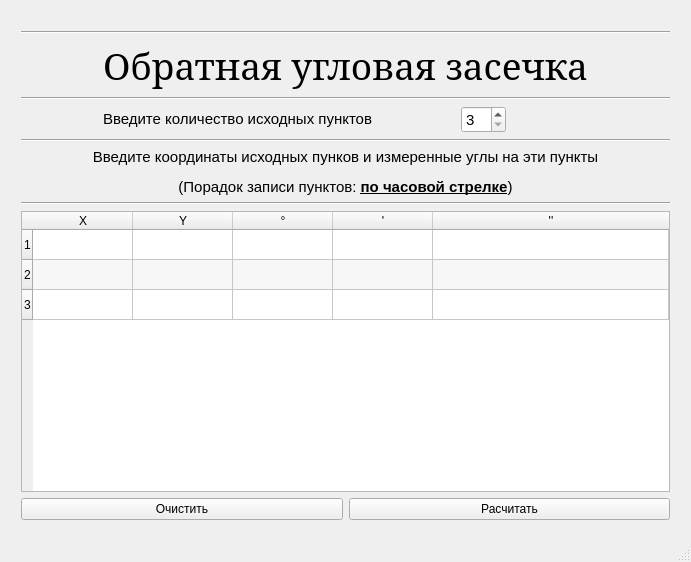
<?xml version="1.0" encoding="UTF-8"?>
<ui version="4.0">
 <class>QtRAI</class>
 <widget class="QMainWindow" name="QtRAI">
  <property name="geometry">
   <rect>
    <x>0</x>
    <y>0</y>
    <width>691</width>
    <height>562</height>
   </rect>
  </property>
  <property name="minimumSize">
   <size>
    <width>691</width>
    <height>562</height>
   </size>
  </property>
  <property name="maximumSize">
   <size>
    <width>691</width>
    <height>562</height>
   </size>
  </property>
  <property name="windowTitle">
   <string>QtReverseAngledSerif</string>
  </property>
  <widget class="QWidget" name="centralWidget">
   <widget class="QWidget" name="layoutWidget">
    <property name="geometry">
     <rect>
      <x>10</x>
      <y>20</y>
      <width>671</width>
      <height>511</height>
     </rect>
    </property>
    <layout class="QVBoxLayout" name="verticalLayout">
     <item>
      <widget class="Line" name="line">
       <property name="orientation">
        <enum>Qt::Horizontal</enum>
       </property>
      </widget>
     </item>
     <item>
      <widget class="QLabel" name="label_3">
       <property name="font">
        <font>
         <family>Garamond</family>
         <pointsize>28</pointsize>
         <weight>50</weight>
         <bold>false</bold>
         <stylestrategy>PreferDefault</stylestrategy>
        </font>
       </property>
       <property name="text">
        <string>&lt;html&gt;&lt;head/&gt;&lt;body&gt;&lt;p align=&quot;center&quot;&gt;Обратная угловая засечка&lt;/p&gt;&lt;/body&gt;&lt;/html&gt;</string>
       </property>
      </widget>
     </item>
     <item>
      <widget class="Line" name="line_2">
       <property name="orientation">
        <enum>Qt::Horizontal</enum>
       </property>
      </widget>
     </item>
     <item>
      <layout class="QHBoxLayout" name="horizontalLayout_2">
       <item>
        <spacer name="horizontalSpacer_3">
         <property name="orientation">
          <enum>Qt::Horizontal</enum>
         </property>
         <property name="sizeHint" stdset="0">
          <size>
           <width>40</width>
           <height>20</height>
          </size>
         </property>
        </spacer>
       </item>
       <item>
        <widget class="QLabel" name="label">
         <property name="font">
          <font>
           <pointsize>11</pointsize>
          </font>
         </property>
         <property name="text">
          <string>&lt;html&gt;&lt;head/&gt;&lt;body&gt;&lt;p&gt;Введите количество исходных пунктов&lt;/p&gt;&lt;/body&gt;&lt;/html&gt;</string>
         </property>
        </widget>
       </item>
       <item>
        <spacer name="horizontalSpacer_2">
         <property name="orientation">
          <enum>Qt::Horizontal</enum>
         </property>
         <property name="sizeHint" stdset="0">
          <size>
           <width>40</width>
           <height>20</height>
          </size>
         </property>
        </spacer>
       </item>
       <item>
        <widget class="QSpinBox" name="spinBox_N">
         <property name="sizePolicy">
          <sizepolicy hsizetype="Minimum" vsizetype="Fixed">
           <horstretch>0</horstretch>
           <verstretch>0</verstretch>
          </sizepolicy>
         </property>
         <property name="font">
          <font>
           <pointsize>11</pointsize>
          </font>
         </property>
         <property name="minimum">
          <number>3</number>
         </property>
         <property name="value">
          <number>3</number>
         </property>
        </widget>
       </item>
       <item>
        <spacer name="horizontalSpacer_4">
         <property name="orientation">
          <enum>Qt::Horizontal</enum>
         </property>
         <property name="sizeHint" stdset="0">
          <size>
           <width>40</width>
           <height>20</height>
          </size>
         </property>
        </spacer>
       </item>
       <item>
        <spacer name="horizontalSpacer">
         <property name="orientation">
          <enum>Qt::Horizontal</enum>
         </property>
         <property name="sizeHint" stdset="0">
          <size>
           <width>40</width>
           <height>20</height>
          </size>
         </property>
        </spacer>
       </item>
      </layout>
     </item>
     <item>
      <widget class="Line" name="line_3">
       <property name="orientation">
        <enum>Qt::Horizontal</enum>
       </property>
      </widget>
     </item>
     <item>
      <widget class="QLabel" name="label_2">
       <property name="font">
        <font>
         <pointsize>11</pointsize>
        </font>
       </property>
       <property name="text">
        <string>&lt;html&gt;&lt;head/&gt;&lt;body&gt;&lt;p align=&quot;center&quot;&gt;Введите координаты исходных пунков и измеренные углы на эти пункты&lt;/p&gt;&lt;p align=&quot;center&quot;&gt;(Порадок записи пунктов: &lt;span style=&quot; font-weight:600; text-decoration: underline;&quot;&gt;по часовой стрелке&lt;/span&gt;)&lt;/p&gt;&lt;/body&gt;&lt;/html&gt;</string>
       </property>
       <property name="scaledContents">
        <bool>false</bool>
       </property>
      </widget>
     </item>
     <item>
      <widget class="Line" name="line_4">
       <property name="orientation">
        <enum>Qt::Horizontal</enum>
       </property>
      </widget>
     </item>
     <item>
      <widget class="QTableWidget" name="tableWidget">
       <property name="layoutDirection">
        <enum>Qt::LeftToRight</enum>
       </property>
       <property name="frameShape">
        <enum>QFrame::StyledPanel</enum>
       </property>
       <property name="frameShadow">
        <enum>QFrame::Sunken</enum>
       </property>
       <property name="lineWidth">
        <number>1</number>
       </property>
       <property name="midLineWidth">
        <number>5</number>
       </property>
       <property name="verticalScrollBarPolicy">
        <enum>Qt::ScrollBarAlwaysOff</enum>
       </property>
       <property name="horizontalScrollBarPolicy">
        <enum>Qt::ScrollBarAsNeeded</enum>
       </property>
       <property name="sizeAdjustPolicy">
        <enum>QAbstractScrollArea::AdjustIgnored</enum>
       </property>
       <property name="alternatingRowColors">
        <bool>true</bool>
       </property>
       <property name="textElideMode">
        <enum>Qt::ElideLeft</enum>
       </property>
       <property name="verticalScrollMode">
        <enum>QAbstractItemView::ScrollPerItem</enum>
       </property>
       <property name="showGrid">
        <bool>true</bool>
       </property>
       <property name="sortingEnabled">
        <bool>false</bool>
       </property>
       <property name="cornerButtonEnabled">
        <bool>true</bool>
       </property>
       <attribute name="horizontalHeaderVisible">
        <bool>true</bool>
       </attribute>
       <attribute name="horizontalHeaderCascadingSectionResizes">
        <bool>true</bool>
       </attribute>
       <attribute name="horizontalHeaderMinimumSectionSize">
        <number>60</number>
       </attribute>
       <attribute name="horizontalHeaderHighlightSections">
        <bool>true</bool>
       </attribute>
       <attribute name="horizontalHeaderShowSortIndicator" stdset="0">
        <bool>false</bool>
       </attribute>
       <attribute name="horizontalHeaderStretchLastSection">
        <bool>true</bool>
       </attribute>
       <attribute name="verticalHeaderVisible">
        <bool>true</bool>
       </attribute>
       <attribute name="verticalHeaderCascadingSectionResizes">
        <bool>false</bool>
       </attribute>
       <attribute name="verticalHeaderHighlightSections">
        <bool>true</bool>
       </attribute>
       <attribute name="verticalHeaderShowSortIndicator" stdset="0">
        <bool>false</bool>
       </attribute>
       <attribute name="verticalHeaderStretchLastSection">
        <bool>false</bool>
       </attribute>
       <row>
        <property name="text">
         <string>1</string>
        </property>
        <property name="textAlignment">
         <set>AlignLeading|AlignVCenter</set>
        </property>
       </row>
       <row>
        <property name="text">
         <string>2</string>
        </property>
        <property name="textAlignment">
         <set>AlignLeading|AlignVCenter</set>
        </property>
       </row>
       <row>
        <property name="text">
         <string>3</string>
        </property>
        <property name="textAlignment">
         <set>AlignLeading|AlignVCenter</set>
        </property>
       </row>
       <column>
        <property name="text">
         <string>X</string>
        </property>
        <property name="font">
         <font>
          <kerning>true</kerning>
         </font>
        </property>
        <property name="textAlignment">
         <set>AlignCenter</set>
        </property>
       </column>
       <column>
        <property name="text">
         <string>Y</string>
        </property>
        <property name="textAlignment">
         <set>AlignCenter</set>
        </property>
       </column>
       <column>
        <property name="text">
         <string>°</string>
        </property>
        <property name="textAlignment">
         <set>AlignCenter</set>
        </property>
       </column>
       <column>
        <property name="text">
         <string>'</string>
        </property>
        <property name="textAlignment">
         <set>AlignCenter</set>
        </property>
       </column>
       <column>
        <property name="text">
         <string>''</string>
        </property>
        <property name="textAlignment">
         <set>AlignCenter</set>
        </property>
       </column>
       <item row="0" column="0">
        <property name="text">
         <string/>
        </property>
        <property name="textAlignment">
         <set>AlignLeading|AlignVCenter</set>
        </property>
       </item>
      </widget>
     </item>
     <item>
      <layout class="QHBoxLayout" name="horizontalLayout">
       <item>
        <widget class="QPushButton" name="pBclear">
         <property name="text">
          <string>Очистить</string>
         </property>
        </widget>
       </item>
       <item>
        <widget class="QPushButton" name="pBCalculation">
         <property name="text">
          <string>Расчитать</string>
         </property>
        </widget>
       </item>
      </layout>
     </item>
    </layout>
   </widget>
  </widget>
  <widget class="QStatusBar" name="statusBar"/>
 </widget>
 <layoutdefault spacing="6" margin="11"/>
 <resources>
  <include location="QtRAI.qrc"/>
 </resources>
 <connections>
  <connection>
   <sender>pBCalculation</sender>
   <signal>clicked()</signal>
   <receiver>QtRAI</receiver>
   <slot>calculation()</slot>
   <hints>
    <hint type="sourcelabel">
     <x>609</x>
     <y>528</y>
    </hint>
    <hint type="destinationlabel">
     <x>245</x>
     <y>532</y>
    </hint>
   </hints>
  </connection>
  <connection>
   <sender>spinBox_N</sender>
   <signal>valueChanged(int)</signal>
   <receiver>QtRAI</receiver>
   <slot>changingNumberMeasurements(int)</slot>
   <hints>
    <hint type="sourcelabel">
     <x>485</x>
     <y>117</y>
    </hint>
    <hint type="destinationlabel">
     <x>644</x>
     <y>93</y>
    </hint>
   </hints>
  </connection>
  <connection>
   <sender>pBclear</sender>
   <signal>clicked()</signal>
   <receiver>tableWidget</receiver>
   <slot>clearContents()</slot>
   <hints>
    <hint type="sourcelabel">
     <x>184</x>
     <y>516</y>
    </hint>
    <hint type="destinationlabel">
     <x>131</x>
     <y>452</y>
    </hint>
   </hints>
  </connection>
 </connections>
 <slots>
  <slot>calculation()</slot>
  <slot>changingNumberMeasurements(int)</slot>
 </slots>
</ui>
